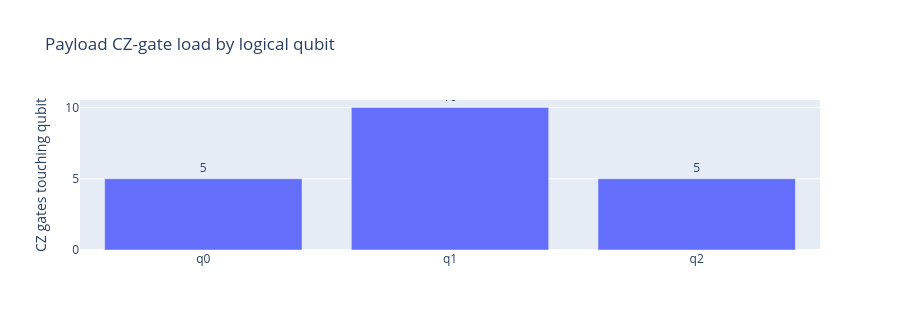

The code cell stored with this chart in its notebook:
### Code cell
# 3) CZ workload by logical data qubit (supports the game's per-qubit payload-load diagnostic).
payload_load = session.payload_load()
payload_load_fig = go.Figure(go.Bar(
    x=[f"q{q}" for q in range(n_data)],
    y=[payload_load[q] for q in range(n_data)],
    text=[payload_load[q] for q in range(n_data)], textposition="outside", name="CZ gates"
))
payload_load_fig.update_layout(title="Payload CZ-gate load by logical qubit", yaxis_title="CZ gates touching qubit", height=330)
payload_load_fig.show()

# Pick the representative configuration corresponding to the best checked table row.
best_checked_record = results.iloc[0]
best_selection_index = int(best_checked_record["Selection index"])
best_check_count = int(best_checked_record["Checks inserted"])
best_viz = next(
    v for v in visualization_records
    if v["selection_index"] == best_selection_index and v["checks_inserted"] == best_check_count
)
print(f"Representative best checked case: requested order={best_viz['requested_order']}, "
      f"actual targets={best_viz['actual_targets']}, checks={best_check_count}, "
      f"F={best_viz['F']:.4f}, kept={100*best_viz['K']:.2f}%")
print("Checked circuit drawing for this case (first sampled stabilizer, matching the game's circuit inspector)")
try:
    checked_fig = best_viz["circuit"].draw("mpl", fold=40, scale=0.5, style="iqp")
except Exception:
    checked_fig = best_viz["circuit"].draw("mpl", fold=40, scale=0.5)
display(checked_fig)
plt.close(checked_fig)

### Figure 1 — Plotly figure (JSON) as saved in the notebook; plotly's stock layout.template omitted (floating-point values rounded to 4 significant figures)
{"data": [{"name": "CZ gates", "text": ["5", "10", "5"], "textposition": "outside", "type": "bar", "x": ["q0", "q1", "q2"], "y": [5, 10, 5]}], "layout": {"height": 330, "title": {"text": "Payload CZ-gate load by logical qubit"}, "yaxis": {"title": {"text": "CZ gates touching qubit"}}}}
